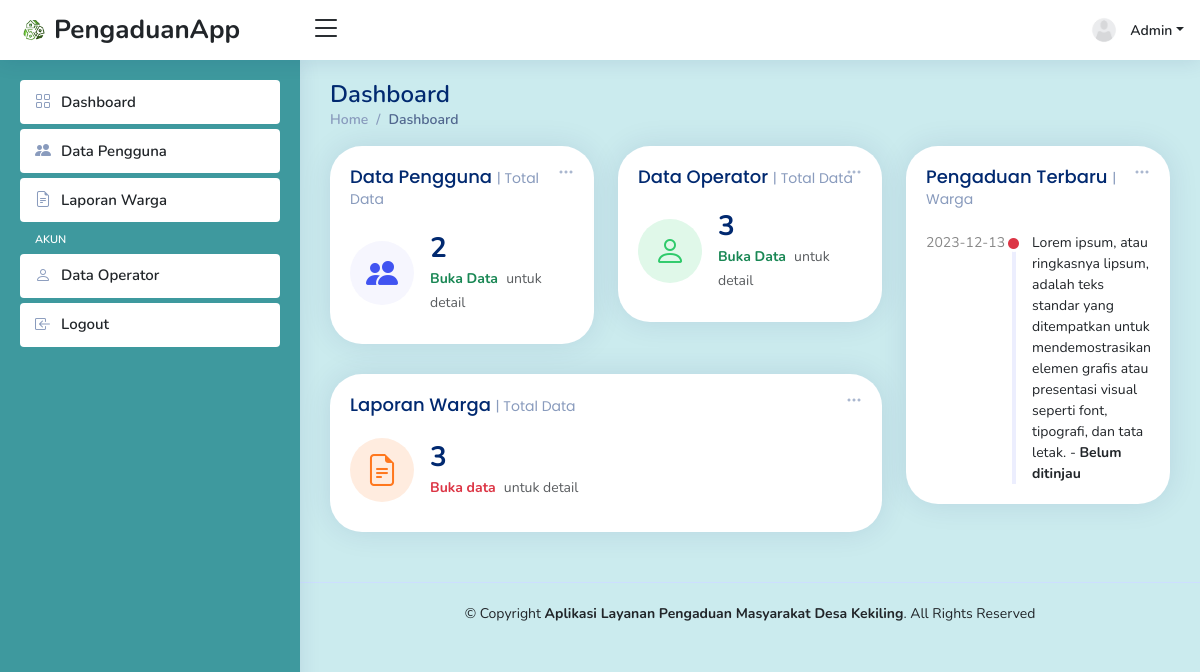
Page /backend/view/index.php (signed in) on the committed database.
### tables this page shows
CREATE TABLE `tb_pengaduan` (
  `id_pengaduan` int(11) NOT NULL,
  `nik_masyarakat` varchar(20) NOT NULL,
  `fotokejadian_pengaduan` varchar(100) NOT NULL,
  `tanggalkejadian_pengaduan` date NOT NULL,
  `lokasikejadian_pengaduan` varchar(100) NOT NULL,
  `isilaporan_pengaduan` text NOT NULL,
  `statuspengaduan_pengaduan` int(2) NOT NULL
);

### backend/view/index.php (the view, shortened to what this page needs)
<?php
include "../controller/Function.php";
?>
<!DOCTYPE html>
<html lang="en">
<head>
  <link href="../../assets/vendor/bootstrap/css/bootstrap.min.css" rel="stylesheet">
  <link href="../../assets/vendor/bootstrap-icons/bootstrap-icons.css" rel="stylesheet">
  <link href="../../assets/vendor/boxicons/css/boxicons.min.css" rel="stylesheet">
  <link href="../../assets/vendor/quill/quill.snow.css" rel="stylesheet">
  <link href="../../assets/vendor/quill/quill.bubble.css" rel="stylesheet">
  <link href="../../assets/vendor/remixicon/remixicon.css" rel="stylesheet">
  <link href="../../assets/vendor/simple-datatables/style.css" rel="stylesheet">
  <link href="../../assets/css/style.css" rel="stylesheet">
</head>
<body>
  <?php include "header.php";?>
  <?php include "nav.php";?>
  <main id="main" class="main">
    <div class="pagetitle">
      <h1>Dashboard</h1>
      <nav>
        <ol class="breadcrumb">
          <li class="breadcrumb-item"><a href="#">Home</a></li>
          <li class="breadcrumb-item active">Dashboard</li>
        </ol>
      </nav>
    </div>
    <section class="section dashboard">
      <div class="row">
        <div class="col-lg-8">
          <div class="row">
            <div class="col-xxl-4 col-md-6">
              <div class="card info-card sales-card rounded-5">
                <div class="filter">
                  <a class="icon" href="#" data-bs-toggle="dropdown"><i class="bi bi-three-dots"></i></a>
                </div>
                <div class="card-body">
                  <h5 class="card-title">Data Pengguna <span>| Total Data</span></h5>
                  <div class="d-flex align-items-center">
                    <div class="card-icon rounded-circle d-flex align-items-center justify-content-center">
                      <i class="bi bi-people-fill"></i>
                    </div>
                    <div class="ps-3">
                      <h6><?= JumlahPengguna(); ?></h6>
                      <span class="text-success small pt-1 fw-bold">Buka Data</span> <span class="text-muted small pt-2 ps-1">untuk detail</span>
                    </div>
                  </div>
                </div>
              </div>
            </div>
            <div class="col-xxl-4 col-md-6">
              <div class="card info-card revenue-card rounded-5">
                <div class="filter">
                  <a class="icon" href="#" data-bs-toggle="dropdown"><i class="bi bi-three-dots"></i></a>
                </div>
                <div class="card-body">
                  <h5 class="card-title">Data Operator <span>| Total Data</span></h5>
                  <div class="d-flex align-items-center">
                    <div class="card-icon rounded-circle d-flex align-items-center justify-content-center">
                      <i class="bi bi bi-person"></i>
                    </div>
                    <div class="ps-3">
                      <h6><?= JumlahOperator(); ?></h6>
                      <span class="text-success small pt-1 fw-bold">Buka Data</span> <span class="text-muted small pt-2 ps-1">untuk detail</span>
                    </div>
                  </div>
                </div>
              </div>
            </div>
            <div class="col-xxl-4 col-xl-12">
              <div class="card info-card customers-card rounded-5">
                <div class="filter">
                  <a class="icon" href="#" data-bs-toggle="dropdown"><i class="bi bi-three-dots"></i></a>
                </div>
                <div class="card-body">
                  <h5 class="card-title">Laporan Warga <span>| Total Data</span></h5>
                  <div class="d-flex align-items-center">
                    <div class="card-icon rounded-circle d-flex align-items-center justify-content-center">
                      <i class="bi bi-file-earmark-text"></i>
                    </div>
                    <div class="ps-3">
                      <h6><?= JumlahPengaduan(); ?></h6>
                      <span class="text-danger small pt-1 fw-bold">Buka data</span> <span class="text-muted small pt-2 ps-1">untuk detail</span>
                    </div>
                  </div>
                </div>
              </div>
            </div>
          </div>
        </div>
        <div class="col-lg-4">
          <div class="card rounded-5">
            <div class="filter">
              <a class="icon" href="#" data-bs-toggle="dropdown"><i class="bi bi-three-dots"></i></a>
            </div>
            <div class="card-body">
              <h5 class="card-title">Pengaduan Terbaru <span>| Warga</span></h5>
              <div class="activity">
              <?php
              $data_pt = pengaduanTerbaru();
              foreach($data_pt as $fetch_ft){
              ?>
                <div class="activity-item d-flex">
                  <div class="activite-label"><?= $fetch_ft['tanggalkejadian_pengaduan'];?></div>
                  <i class='bi bi-circle-fill activity-badge text-danger align-self-start'></i>
                  <div class="activity-content">
                    <?= $fetch_ft['isilaporan_pengaduan'];?> - <b>Belum ditinjau</b>
                  </div>
                </div>
              <?php } ?>
              </div>
            </div>
          </div>
        </div>
      </div>
    </section>
  </main>
  <footer id="footer" class="footer">
    <div class="copyright text-dark">
      &copy; Copyright <strong><span>Aplikasi Layanan Pengaduan Masyarakat Desa Kekiling</span></strong>. All Rights Reserved
    </div>
  </footer>
</body>
</html>

### assets/css/style.css (style rules this page uses)
:root { scroll-behavior: smooth; }
body { font-family: 'Nunito', sans-serif!important; background: rgb(203,235,238)!important; color: #444444; }
a { color: #4154f1; text-decoration: none; }
h1, h2, h3, h4, h5, h6 { font-family: "Nunito", sans-serif; }
#main { margin-top: 60px; padding: 20px 30px; transition: all 0.3s; }
.pagetitle { margin-bottom: 10px; }
.pagetitle h1 { font-size: 24px; margin-bottom: 0; font-weight: 600; color: #012970; }
.card { margin-bottom: 30px; border: none; border-radius: 5px; box-shadow: 0px 0 30px rgba(1, 41, 112, 0.1); }
.card-title { padding: 20px 0 15px 0; font-size: 18px; font-weight: 500; color: #012970; font-family: "Poppins", sans-serif; }
.card-title span { color: #899bbd; font-size: 14px; font-weight: 400; }
.card-body { padding: 0 20px 20px 20px; }
.breadcrumb { font-size: 14px; font-family: "Nunito", sans-serif; color: #899bbd; font-weight: 600; }
.breadcrumb a { color: #899bbd; transition: 0.3s; }
.breadcrumb .breadcrumb-item::before { color: #899bbd; }
.breadcrumb .active { color: #51678f; font-weight: 600; }
@media (min-width: 1200px) { #main, #footer { margin-left: 300px; } }
.dashboard .filter { position: absolute; right: 0px; top: 15px; }
.dashboard .filter .icon { color: #aab7cf; padding-right: 20px; padding-bottom: 5px; transition: 0.3s; font-size: 16px; }
.dashboard .info-card { padding-bottom: 10px; }
.dashboard .info-card h6 { font-size: 28px; color: #012970; font-weight: 700; margin: 0; padding: 0; }
.dashboard .card-icon { font-size: 32px; line-height: 0; width: 64px; height: 64px; flex-shrink: 0; flex-grow: 0; }
.dashboard .sales-card .card-icon { color: #4154f1; background: #f6f6fe; }
.dashboard .revenue-card .card-icon { color: #2eca6a; background: #e0f8e9; }
.dashboard .customers-card .card-icon { color: #ff771d; background: #ffecdf; }
.dashboard .activity { font-size: 14px; }
.dashboard .activity .activity-item .activite-label { color: #888; position: relative; flex-shrink: 0; flex-grow: 0; min-width: 64px; }
.dashboard .activity .activity-item .activite-label::before { content: ""; position: absolute; right: -11px; width: 4px; top: 0; bottom: 0; background-color: #eceefe; }
.dashboard .activity .activity-item .activity-badge { margin-top: 3px; z-index: 1; font-size: 11px; line-height: 0; border-radius: 50%; flex-shrink: 0; border: 3px solid #fff; flex-grow: 0; }
.dashboard .activity .activity-item .activity-content { padding-left: 10px; padding-bottom: 20px; }
.dashboard .activity .activity-item:first-child .activite-label::before { top: 5px; }
.dashboard .activity .activity-item:last-child .activity-content { padding-bottom: 0; }
.footer { padding: 20px 0; font-size: 14px; transition: all 0.3s; border-top: 1px solid #cddfff; }
.footer .copyright { text-align: center; color: #012970; }

### rows in the picture
tb_pengaduan: tanggalkejadian_pengaduan "2023-12-13", isilaporan_pengaduan "Lorem ipsum, atau ringkasnya lipsum, adalah teks standar yang ditempatkan untuk mendemostrasikan elemen grafis atau presentasi visual seperti font, tipografi, dan tata letak."

### other values in the picture
$_SESSION['nama_operator'] "Admin"
$sum "2"
$sum "3"
